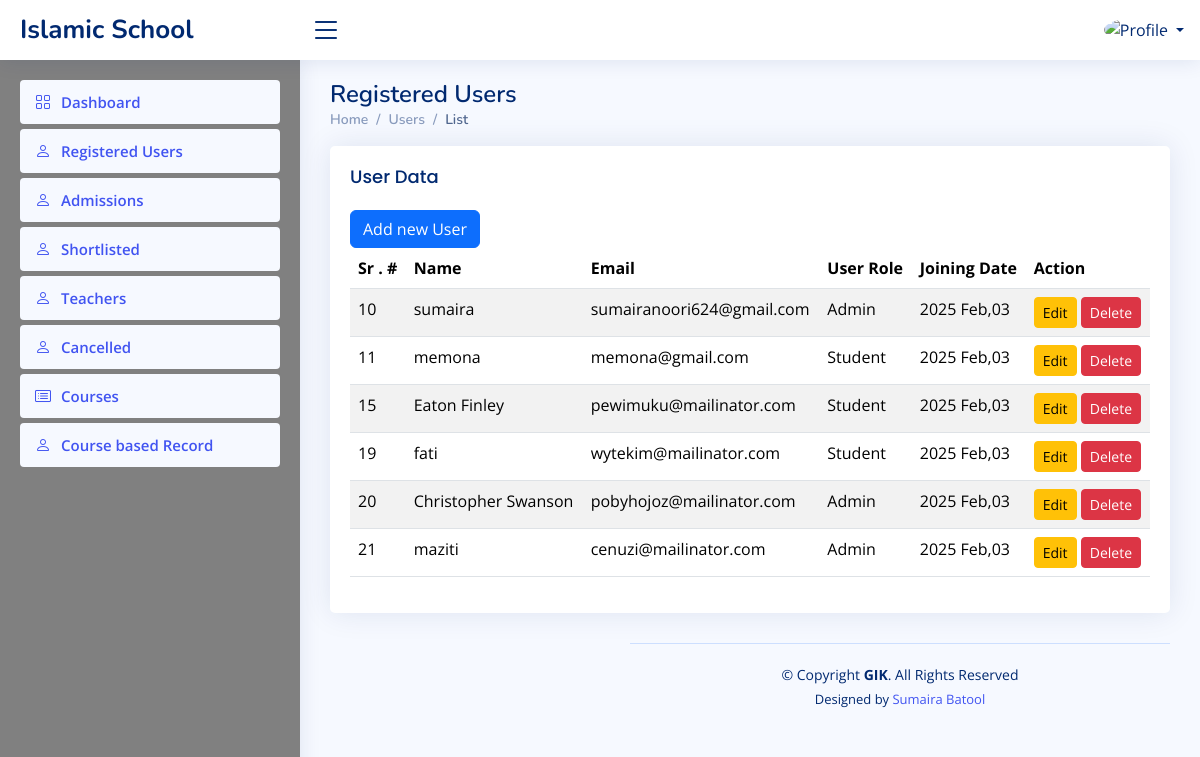
The app's page /backend/users.php (signed in) with its own data.
### tables this page shows
CREATE TABLE `a_users` (
  `id` int(11) NOT NULL,
  `username` varchar(255) NOT NULL,
  `useremail` varchar(255) NOT NULL,
  `userpassword` varchar(255) NOT NULL,
  `role_id` int(11) NOT NULL,
  `created_at` timestamp NOT NULL DEFAULT current_timestamp()
);

### backend/users.php (the view, shortened to what this page needs)
<?php
require_once("../includes/config.php");
$sql = "SELECT * FROM a_users ORDER BY id ASC";
$result = $conn->query($sql);
?>
<?php include('header.php'); ?>
<div class="pagetitle">
    <h1>Registered Users</h1>
    <nav>
        <ol class="breadcrumb">
            <li class="breadcrumb-item"><a href="index.html">Home</a></li>
            <li class="breadcrumb-item">Users</li>
            <li class="breadcrumb-item active">List</li>
        </ol>
    </nav>
</div>
<section class="section">
    <div class="row">
        <div class="col-lg-12">
            <div class="card">
                <div class="card-body table-responsive">
                    <h5 class="card-title">User Data</h5>
                    <button type="button" class="btn btn-primary" data-bs-toggle="modal" data-bs-target="#userModal">
                      Add new User
                    </button>
                    <table class="table table-striped table-responsived datatable">
                        <thead>
                            <tr>
                                <th>Sr . #</th>
                                <th>Name</th>
                                <th>Email</th>
                                <th>User Role</th>
                                <th>Joining Date</th>
                                <th>Action</th>
                            </tr>
                        </thead>
                        <tbody>
                            <?php
                            if ($result->num_rows > 0) {
                                while ($row = $result->fetch_assoc()) {
                                    echo "<tr>
                                            <td>{$row['id']}</td>
                                            <td>{$row['username']}</td>
                                            <td>{$row['useremail']}</td>
                                            <td>" . ($row['role_id'] == 1 ? 'Admin' : ($row['role_id'] == 2 ? 'Teacher' : 'Student')) . "</td>
                                            <td>" . date('Y M,d', strtotime($row['created_at'])) . "</td>
                                            <td>
                                                <a href='users.php?id={$row['id']}&action=edit' class='btn btn-sm btn-warning edit-btn' data-id='{$row['id']}'>Edit</a>
                                                <a href='delete.php?id={$row['id']}' class='btn btn-sm btn-danger'>Delete</a>
                                            </td>
                                          </tr>";
                                }
                            } else {
                                echo "<tr><td colspan='6'>No users found.</td></tr>";
                            }
                            ?>
                        </tbody>
                    </table>
                </div>
            </div>
        </div>
    </div>
</section>
<?php include('footer.php'); ?>

### backend/assets/css/style.css (style rules this page uses)
:root { scroll-behavior: smooth; }
body { font-family: "Open Sans", sans-serif; background: #f6f9ff; color: #444444; }
a { color: #4154f1; text-decoration: none; }
h1, h2, h3, h4, h5, h6 { font-family: "Nunito", sans-serif; }
.pagetitle { margin-bottom: 10px; }
.pagetitle h1 { font-size: 24px; margin-bottom: 0; font-weight: 600; color: #012970; }
.card { margin-bottom: 30px; border: none; border-radius: 5px; box-shadow: 0px 0 30px rgba(1, 41, 112, 0.1); }
.card-title { padding: 20px 0 15px 0; font-size: 18px; font-weight: 500; color: #012970; font-family: "Poppins", sans-serif; }
.card-body { padding: 0 20px 20px 20px; }
.breadcrumb { font-size: 14px; font-family: "Nunito", sans-serif; color: #899bbd; font-weight: 600; }
.breadcrumb a { color: #899bbd; transition: 0.3s; }
.breadcrumb .breadcrumb-item::before { color: #899bbd; }
.breadcrumb .active { color: #51678f; font-weight: 600; }

### records on screen
a_users: id "10", username "sumaira", useremail "sumairanoori624@gmail.com", shows "Admin", created_at "2025 Feb,03"
a_users: id "11", username "memona", useremail "memona@gmail.com", shows "Student", created_at "2025 Feb,03"
a_users: id "15", username "Eaton Finley", useremail "pewimuku@mailinator.com", shows "Student", created_at "2025 Feb,03"
a_users: id "19", username "fati", useremail "wytekim@mailinator.com", shows "Student", created_at "2025 Feb,03"
a_users: id "20", username "Christopher Swanson", useremail "pobyhojoz@mailinator.com", shows "Admin", created_at "2025 Feb,03"
a_users: id "21", username "maziti", useremail "cenuzi@mailinator.com", shows "Admin", created_at "2025 Feb,03"
